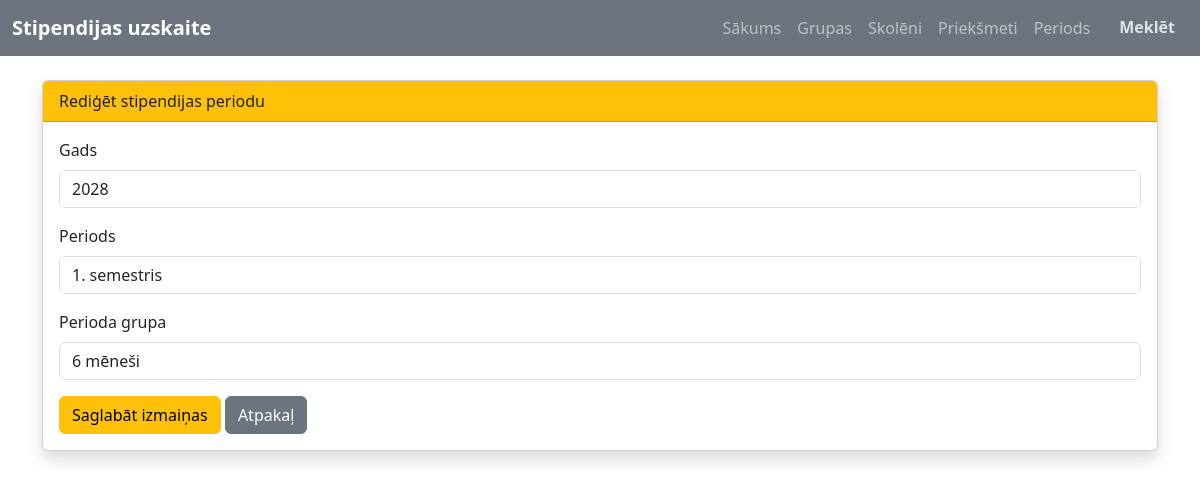
The page /period/edit?id=4 on the database its author committed.
### tables this page shows
CREATE TABLE `stipend_periods` (
  `id` int(11) NOT NULL,
  `year` int(11) DEFAULT NULL,
  `period` varchar(20) DEFAULT NULL,
  `period_group` varchar(50) DEFAULT NULL,
  `created_at` datetime DEFAULT current_timestamp()
);

### Core/functions.php (called while the page is built, shortened)
<?php
function base_path($path) {
    return BASE_PATH . $path;
}
function view($path, $attributes = [] ) {
    extract($attributes);
    require base_path("app/views/{$path}");
}

### app/controllers/period/PeriodEditController.php (called while the page is built, shortened)
<?php
$db = App::resolve(Database::class);
$id = $_GET['id'] ?? null;
$sql = 'SELECT * FROM stipend_periods WHERE id = :id';
$period = $db->query($sql, [
    'id' => $id
])->findOrFail();
view('stipend_period/edit.php', [
    'period' => $period
]);

### public/index.php (called while the page is built, shortened)
<?php
require BASE_PATH . 'Core/functions.php';
spl_autoload_register(function ($class) {
    $class = str_replace('\\', DIRECTORY_SEPARATOR, $class);
});
$router = new \Core\Router();
$path = parse_url($_SERVER['REQUEST_URI'], PHP_URL_PATH);
$method = $_POST['_method'] ?? $_SERVER['REQUEST_METHOD'];
require base_path('bootstrap.php');
$router->route($path, $method);

### Core/App.php (called while the page is built, shortened)
<?php
class App
{
    protected static $container;
    public static function setContainer ($container) {
        static::$container = $container;
    }
    public static function Container()
    {
        return static::$container;
    }
    public static function resolve($key) {
        return static::Container()->resolve($key);
    }
}

### Core/Container.php (called while the page is built, shortened)
<?php
class Container
{
    protected $bindings = [];
    public function bind($key, $resolver)
    {
        $this->bindings[$key] = $resolver;
    }
    public function resolve($key)
    {
        $resolver = $this->bindings[$key];
        return call_user_func($resolver);
    }
}

### config.php (called while the page is built)
<?php
return [
    'database' => [
        'host' => 'localhost',
        'port' => 3306,
        'dbname' => 'stipendiju_uzskaite',
        'charset' => 'utf8mb4'
    ]
];

### bootstrap.php (called while the page is built, shortened)
<?php
$container = new Container();
$container->bind('Core\Database', function () {
    $config = require base_path('config.php');
    return new Database($config['database']);
});

### Core/Database.php (called while the page is built, shortened)
<?php
class Database
{
    public $connection;
    public $statement;
    public function __construct($config, $username = 'root', $password = '')
    {
        $dns = 'mysql: ' . http_build_query($config, '', ';');
        $this->connection = new PDO($dns, $username, $password, [
            PDO::ATTR_DEFAULT_FETCH_MODE => PDO::FETCH_ASSOC
        ]);
    }
    public function query($query, $params = [])
    {
        $this->statement = $this->connection->prepare($query);
        $this->statement->execute($params);
        return $this;
    }
    public function find()
    {
        return $this->statement->fetch();
    }
    public function findOrFail(){
        $result = $this->find();
        return $result;
    }
}

### app/views/stipend_period/edit.php (the view, shortened to what this page needs)
<?php
require base_path('app/views/partials/head.php');
require base_path('app/views/partials/nav.php');
$errors = $errors ?? [];
?>
<div class="container mt-4">
    <div class="card shadow">
        <div class="card-header bg-warning text-dark">
            Rediģēt stipendijas periodu
        </div>
        <div class="card-body">
            <form method="POST" action="/period/edit?id=<?= $period['id'] ?>">
                <div class="mb-3">
                    <label class="form-label">Gads</label>
                    <input
                        type="number"
                        name="year"
                        value="<?= htmlspecialchars($period['year']) ?>"
                        class="form-control <?= isset($errors['year']) ? 'is-invalid' : '' ?>"
                        required
                    >
                </div>
                <div class="mb-3">
                    <label class="form-label">Periods</label>
                    <input
                        type="text"
                        name="period"
                        value="<?= htmlspecialchars($period['period']) ?>"
                        class="form-control <?= isset($errors['period']) ? 'is-invalid' : '' ?>"
                        required
                    >
                </div>
                <div class="mb-3">
                    <label class="form-label">Perioda grupa</label>
                    <input
                        type="text"
                        name="period_group"
                        value="<?= htmlspecialchars($period['period_group']) ?>"
                        class="form-control <?= isset($errors['period_group']) ? 'is-invalid' : '' ?>"
                    >
                </div>
                <button type="submit" class="btn btn-warning">
                    Saglabāt izmaiņas
                </button>
                <a href="/period" class="btn btn-secondary">
                    Atpakaļ
                </a>
            </form>
        </div>
    </div>
</div>
<?php
require base_path('app/views/partials/footer.php');
?>

### Core/router.php (shortened to what this page needs)
<?php
class Router {
    protected $routes = [];
    public function add($uri, $controller, $method) {
        $this->routes[] = [
            'uri' => $uri,
            'controller' => $controller,
            'method' => $method,
            'middleware' => null
        ];
        return $this;
    }
    public function route($uri, $method) {
        foreach ($this->routes as $route) {
            if ($route['uri'] === $uri && $route['method'] === strtoupper($method)){
                return require base_path('app/controllers/' . $route['controller']);
            }
        }
    }
}

### app/views/partials/nav.php (shortened to what this page needs)
<nav class="navbar navbar-expand-lg navbar-dark bg-secondary" data-bs-theme="dark">
    <div class="container-fluid">
        <a class="navbar-brand fw-bold" href="/">
            Stipendijas uzskaite
        </a>
        <div class="collapse navbar-collapse" id="navbarNav">
            <ul class="navbar-nav ms-auto">
                <li class="nav-item">
                    <a class="nav-link" href="/">Sākums</a>
                </li>
                <li class="nav-item">
                    <a class="nav-link" href="/groups">Grupas</a>
                </li>
                <li class="nav-item">
                    <a class="nav-link" href="/students">Skolēni</a>
                </li>
                <li class="nav-item">
                    <a class="nav-link" href="/subjects">Priekšmeti</a>
                </li>
                <li class="nav-item">
                    <a class="nav-link" href="/period">Periods</a>
                </li>
                <li class="nav-item">
                    <a class="btn fw-bold ms-2" href="/search">Meklēt</a>
                </li>
            </ul>
        </div>
    </div>
</nav>

### rows shown on the page
stipend_periods: year "2028", period "1. semestris", period_group "6 mēneši"
